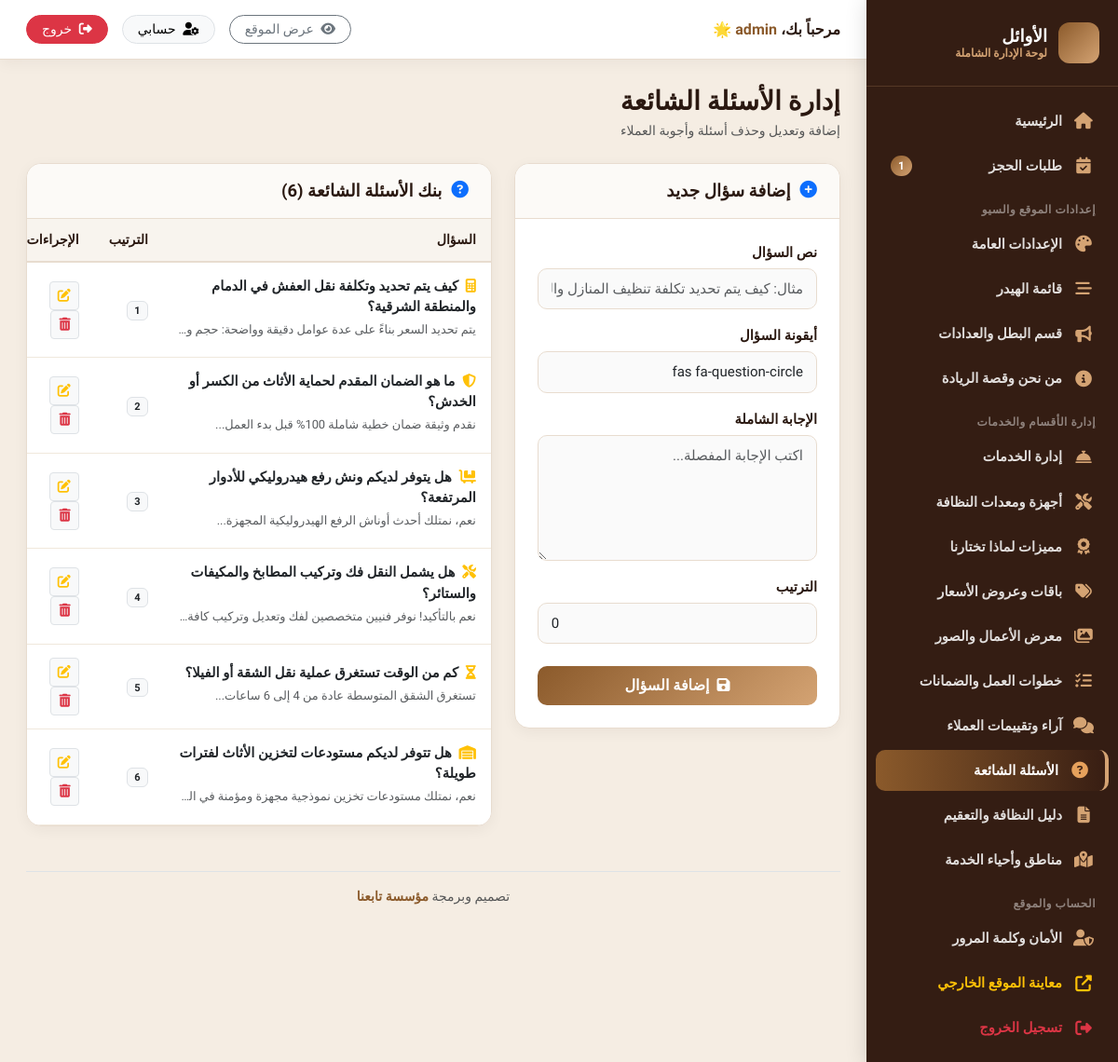
Before: /admin/faqs.php (signed in) with the older database file.
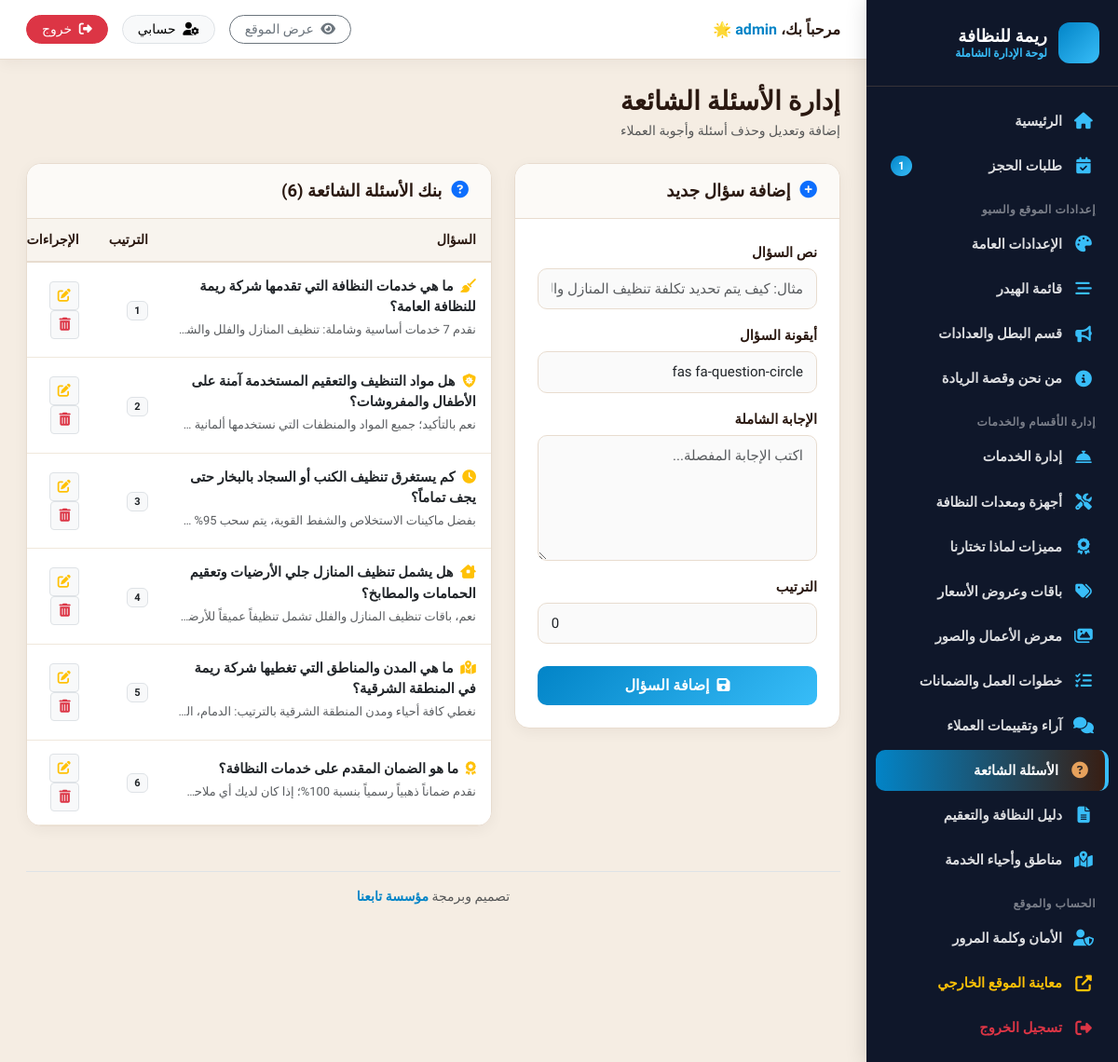
After: the same page with the newer database file.
### tables this page shows
CREATE TABLE faqs (
  id INTEGER PRIMARY KEY AUTOINCREMENT,
  question TEXT NOT NULL,
  answer TEXT NOT NULL,
  icon TEXT DEFAULT 'fas fa-question-circle',
  sort_order INTEGER DEFAULT 0
);

### includes/functions.php (called while the page is built, shortened)
<?php
function get_all_settings() {
    return $GLOBALS['_cached_settings'];
}
function get_setting($key, $default = '') {
    $settings = get_all_settings();
    return isset($settings[$key]) && $settings[$key] !== '' ? $settings[$key] : $default;
}

### admin/faqs.php (the view, shortened to what the changed rows need)
<?php
require_once __DIR__ . '/includes/admin_header.php';
$faqs = $pdo->query("SELECT * FROM faqs ORDER BY sort_order ASC, id ASC")->fetchAll();
?>
<div class="row g-4">
  <div class="col-lg-7">
    <div class="content-card">
      <div class="content-card-body p-0">
        <div class="table-responsive">
          <table class="table table-hover align-middle mb-0">
            <thead>
              <tr>
                <th>السؤال</th>
                <th>الترتيب</th>
                <th width="120">الإجراءات</th>
              </tr>
            </thead>
            <tbody>
              <?php foreach ($faqs as $f): ?>
              <tr>
                <td>
                  <strong class="d-block text-dark mb-1">
                    <i class="<?= htmlspecialchars($f['icon']) ?> text-warning me-1"></i>
                    <?= htmlspecialchars($f['question']) ?>
                  </strong>
                  <small class="text-muted text-truncate d-inline-block" style="max-width:320px;"><?= htmlspecialchars($f['answer']) ?></small>
                </td>
                <td><span class="badge bg-light text-dark border"><?= $f['sort_order'] ?></span></td>
                <td>
                  <a href="faqs.php?edit_id=<?= $f['id'] ?>" class="btn btn-sm btn-light border" title="تعديل">
                    <i class="fas fa-edit text-warning"></i>
                  </a>
                  <a href="faqs.php?delete_id=<?= $f['id'] ?>" class="btn btn-sm btn-light border confirm-delete" title="حذف">
                    <i class="fas fa-trash-alt text-danger"></i>
                  </a>
                </td>
              </tr>
              <?php endforeach; ?>
            </tbody>
          </table>
        </div>
      </div>
    </div>
  </div>
</div>
<?php require_once __DIR__ . '/includes/admin_footer.php'; ?>

### admin/includes/admin_header.php (shortened to what the changed rows need)
<?php
require_once __DIR__ . '/../../includes/functions.php';
$current_page = basename($_SERVER['PHP_SELF']);
try {
    $new_bookings_count = (int)$pdo->query("SELECT COUNT(*) FROM bookings WHERE status = 'new'")->fetchColumn();
} catch (Exception $e) {
    $new_bookings_count = 0;
}
$site_short_name = get_setting('site_short_name', 'ريمة للنظافة');
?>
<!DOCTYPE html>
<html lang="ar" dir="rtl">
<head>
  <link rel="stylesheet" href="https://cdn.jsdelivr.net/npm/bootstrap@5.3.2/dist/css/bootstrap.rtl.min.css">
  <link rel="stylesheet" href="https://cdnjs.cloudflare.com/ajax/libs/font-awesome/6.5.1/css/all.min.css">
  <link rel="stylesheet" href="/admin/assets/css/admin.css">
</head>
<body>
<div class="admin-wrapper">
  <aside class="admin-sidebar">
    <div class="sidebar-header">
      <div class="sidebar-brand-icon"><i class="fas fa-sparkles"></i></div>
      <div class="sidebar-brand-title">
        <?= htmlspecialchars($site_short_name) ?>
        <small>لوحة الإدارة الشاملة</small>
      </div>
    </div>
    <ul class="sidebar-menu">
      <li>
        <a href="index.php" class="sidebar-link <?= $current_page == 'index.php' ? 'active' : '' ?>">
          <i class="fas fa-home"></i> الرئيسية
        </a>
      </li>
      <li>
        <a href="bookings.php" class="sidebar-link <?= $current_page == 'bookings.php' ? 'active' : '' ?>">
          <i class="fas fa-calendar-check"></i> طلبات الحجز
          <?php if ($new_bookings_count > 0): ?>
            <span class="sidebar-badge"><?= $new_bookings_count ?></span>
          <?php endif; ?>
        </a>
      </li>
      <li>
        <a href="settings.php" class="sidebar-link <?= $current_page == 'settings.php' ? 'active' : '' ?>">
          <i class="fas fa-palette"></i> الإعدادات العامة
        </a>
      </li>
      <li>
        <a href="nav.php" class="sidebar-link <?= $current_page == 'nav.php' ? 'active' : '' ?>">
          <i class="fas fa-bars-staggered"></i> قائمة الهيدر
        </a>
      </li>
      <li>
        <a href="hero.php" class="sidebar-link <?= $current_page == 'hero.php' ? 'active' : '' ?>">
          <i class="fas fa-bullhorn"></i> قسم البطل والعدادات
        </a>
      </li>
      <li>
        <a href="about.php" class="sidebar-link <?= $current_page == 'about.php' ? 'active' : '' ?>">
          <i class="fas fa-info-circle"></i> من نحن وقصة الريادة
        </a>
      </li>
      <li>
        <a href="services.php" class="sidebar-link <?= $current_page == 'services.php' ? 'active' : '' ?>">
          <i class="fas fa-concierge-bell"></i> إدارة الخدمات
        </a>
      </li>
      <li>
        <a href="fleet.php" class="sidebar-link <?= $current_page == 'fleet.php' ? 'active' : '' ?>">
          <i class="fas fa-tools"></i> أجهزة ومعدات النظافة
        </a>
      </li>
      <li>
        <a href="whyus.php" class="sidebar-link <?= $current_page == 'whyus.php' ? 'active' : '' ?>">
          <i class="fas fa-award"></i> مميزات لماذا تختارنا
        </a>
      </li>
      <li>
        <a href="packages.php" class="sidebar-link <?= $current_page == 'packages.php' ? 'active' : '' ?>">
          <i class="fas fa-tags"></i> باقات وعروض الأسعار
        </a>
      </li>
      <li>
        <a href="gallery.php" class="sidebar-link <?= $current_page == 'gallery.php' ? 'active' : '' ?>">
          <i class="fas fa-images"></i> معرض الأعمال والصور
        </a>
      </li>
      <li>
        <a href="process_guarantees.php" class="sidebar-link <?= $current_page == 'process_guarantees.php' ? 'active' : '' ?>">
          <i class="fas fa-tasks"></i> خطوات العمل والضمانات
        </a>
      </li>
      <li>
        <a href="testimonials.php" class="sidebar-link <?= $current_page == 'testimonials.php' ? 'active' : '' ?>">
          <i class="fas fa-comments"></i> آراء وتقييمات العملاء
        </a>
      </li>
      <li>
        <a href="seo_guide.php" class="sidebar-link <?= $current_page == 'seo_guide.php' ? 'active' : '' ?>">
          <i class="fas fa-file-alt"></i> دليل النظافة والتعقيم
        </a>
      </li>
      <li>
        <a href="areas.php" class="sidebar-link <?= $current_page == 'areas.php' ? 'active' : '' ?>">
          <i class="fas fa-map-marked-alt"></i> مناطق وأحياء الخدمة
        </a>
      </li>
      <li>
        <a href="profile.php" class="sidebar-link <?= $current_page == 'profile.php' ? 'active' : '' ?>">
          <i class="fas fa-user-shield"></i> الأمان وكلمة المرور
        </a>
      </li>
    </ul>
  </aside>
  <div class="admin-main">
    <header class="admin-topbar">
      <div class="fw-bold d-none d-md-block" style="color:var(--text-dark);">
        مرحباً بك، <span style="color:var(--primary);"><?= htmlspecialchars($_SESSION['admin_username'] ?? 'المدير') ?></span> 🌟
      </div>
    </header>
    <main class="admin-content">

### admin/includes/admin_footer.php (shortened to what the changed rows need)
      <footer class="text-center py-3 text-muted small mt-4 border-top">
        تصميم وبرمجة <a href="https://tab3na.com" target="_blank" rel="noopener" class="text-decoration-none fw-bold" style="color:var(--sidebar-active, #8B5A2B);">مؤسسة تابعنا</a>
      </footer>
    </main>
  </div>
</div>
</body>
</html>

Changed rows visible on the page:
removed faqs: question "كيف يتم تحديد وتكلفة نقل العفش في الدمام والمنطقة الشرقية؟", sort_order "1"
removed faqs: question "ما هو الضمان المقدم لحماية الأثاث من الكسر أو الخدش؟", answer "نقدم وثيقة ضمان خطية شاملة 100% قبل بدء العمل...", sort_order "2"
removed faqs: question "هل يتوفر لديكم ونش رفع هيدروليكي للأدوار المرتفعة؟", answer "نعم، نمتلك أحدث أوناش الرفع الهيدروليكية المجهزة...", sort_order "3"
removed faqs: question "هل يشمل النقل فك وتركيب المطابخ والمكيفات والستائر؟", sort_order "4"
removed faqs: question "كم من الوقت تستغرق عملية نقل الشقة أو الفيلا؟", answer "تستغرق الشقق المتوسطة عادة من 4 إلى 6 ساعات...", sort_order "5"
removed faqs: question "هل تتوفر لديكم مستودعات لتخزين الأثاث لفترات طويلة؟", sort_order "6"
added faqs: question "ما هي خدمات النظافة التي تقدمها شركة ريمة للنظافة العامة؟", sort_order "1"
added faqs: question "هل مواد التنظيف والتعقيم المستخدمة آمنة على الأطفال والمفروشات؟", sort_order "2"
added faqs: question "كم يستغرق تنظيف الكنب أو السجاد بالبخار حتى يجف تماماً؟", sort_order "3"
added faqs: question "هل يشمل تنظيف المنازل جلي الأرضيات وتعقيم الحمامات والمطابخ؟", sort_order "4"
added faqs: question "ما هي المدن والمناطق التي تغطيها شركة ريمة في المنطقة الشرقية؟", sort_order "5"
added faqs: question "ما هو الضمان المقدم على خدمات النظافة؟", sort_order "6"
Other visible differences:
$site_short_name: "الأوائل" → "ريمة للنظافة"
